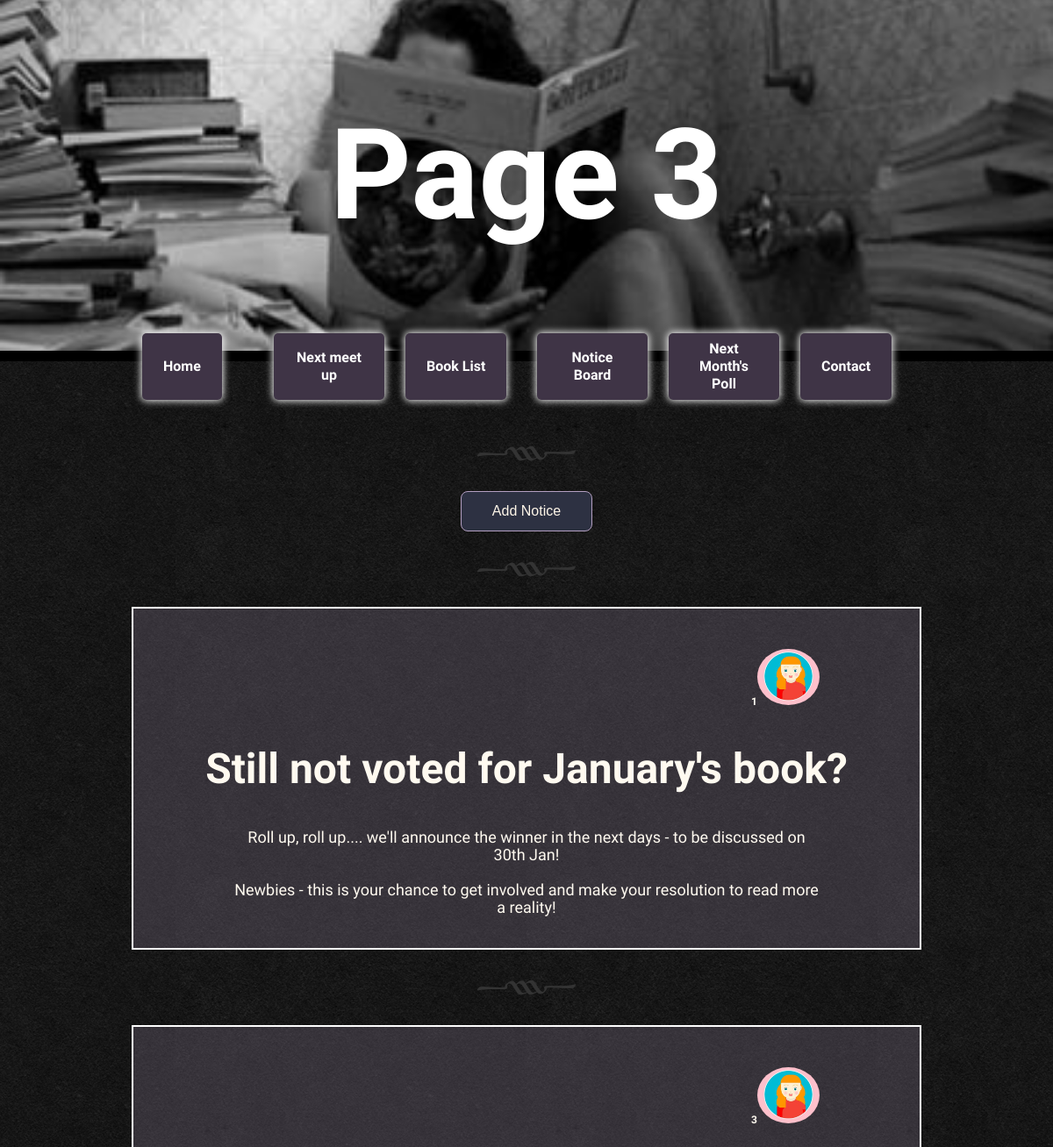
Before: /pages/noticeboard.php (upper part) with the older database file.
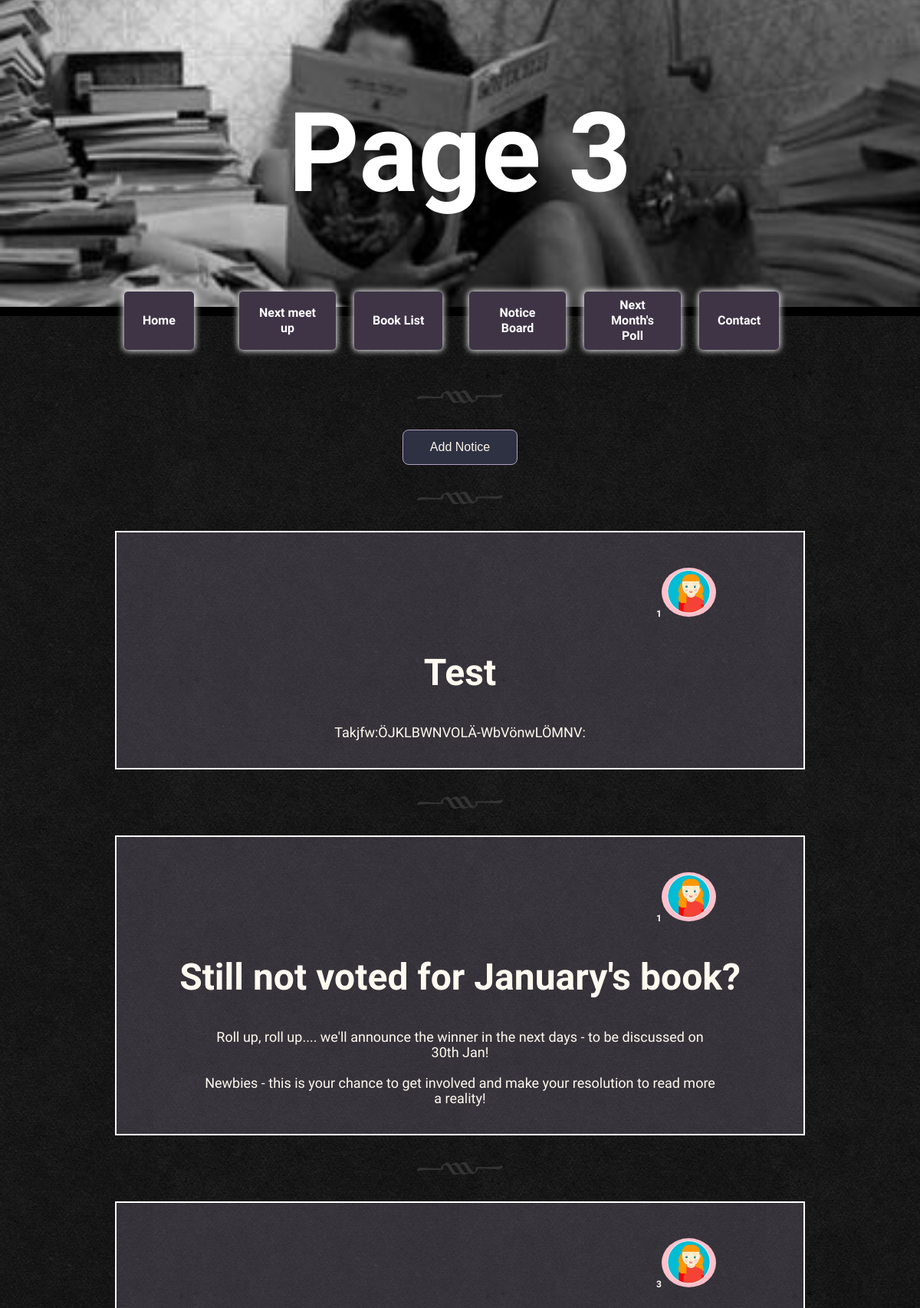
After: the same page with the newer database file.
### tables this page shows
CREATE TABLE `notices` (
  `id` int(11) NOT NULL,
  `publisher` int(11) NOT NULL,
  `headline` varchar(255) NOT NULL,
  `content` varchar(1000) NOT NULL
);

### scripts/php/arrays.php (called while the page is built, shortened)
<?php
	$navItems = array(
					array(
						"slug"	=> "./home.php",
						"title"	=> "Home"
					),
					array(
						"slug"	=> "./meetup.php",
						"title"	=> "Next meet up"
					),
					array(
						"slug"	=> "./booklist.php",
						"title"	=> "Book List"
					),
                    array(
						"slug"	=> "./noticeboard.php",
						"title"	=> "Notice Board"
					),
                    array(
						"slug"	=> "./poll.php",
						"title"	=> "Next Month's Poll"
					),
                    array(
						"slug"	=> "./contact.php",
						"title"	=> "Contact"
					)
				);
?>

### includes/notice.php (the view)
<?php
    $notice = $noticeslist[$noticeIndex];
?>
<div class="notice">
    <h6 class="noticePublisher"><?php echo $notice['publisher']; ?><img src="../assets/imgs/avatar.JPG" class="avatar small"></h6>
    <h3 class="noticeHeader"><?php echo $notice['headline']; ?></h3>
    <p class="noticeContent">
    <?php echo $notice['content']; ?>
    </p>
</div>
<hr>

### includes/header.php (shortened to what this page needs)
<?php
    include('/page3Book_club_app/scripts/php/arrays.php');
?>
<!DOCTYPE html>
<html>
<head>
    <link href="../styleSheets/appStyles.css" rel="stylesheet">
</head>
<body id="final-example">
    <div class="wrapper">
        <div id="banner">
            <div>
                <a href="./pages/home.php" title="Return to Home">
                    <h1>Page 3</h1>
                </a>
            </div>
        </div>
        <div id="nav">
            <?php include('../includes/nav.php'); ?>
        </div>
        <div class="content">

### includes/nav.php (shortened to what this page needs)
<nav id="main-nav">
    <ul id="main-menu">
       <?php
            foreach($navItems as $item) {
                echo "<li><a href=\"$item[slug]\">$item[title]</a></li>";
            }
        ?>
    </ul>
</nav>

### pages/noticeboard.php (shortened to what this page needs)
<?php
    include("../includes/header.php");
    include('../scripts/php/dbconnection.php');
    $noticeslist = array();
    $query = "SELECT * FROM notices";
    $run = mysqli_query($mysqli, $query);
    while($result = mysqli_fetch_assoc($run)){
        array_push($noticeslist, $result);
    }
?>
    <div id="noticeboard">
        <hr>
        <a href="./addNotice.php"><button class="btn outline">Add Notice</button></a>
        <hr>
            <?php
                for ($i = count($noticeslist)-1; $i >= 0 ; $i--){
                    $noticeIndex = $i;
                    include("../includes/notice.php");
                }
            ?>
    </div>
<?php
    include("../includes/footer.php");
?>

### includes/footer.php (shortened to what this page needs)
        </div>
    </div>
</body>
</html>

### styleSheets/appStyles.css (style rules this page uses)
body { background: #fdf5e8 url('../assets/imgs/black_paper.png'); margin: 0; font-size: 16px; line-height: 20px; color: floralwhite; overflow-x: hidden; font-family: 'Autour One', cursive; }
.content { width: 100%; margin: auto; padding: 1em; }
ul { list-style: none; }
input, textarea, select, button { width : 150px; margin: 0; -webkit-box-sizing: border-box; -moz-box-sizing: border-box; box-sizing: border-box; }
img.avatar.small { height: 4rem; border-radius: 100%; }
h1 { font-family: 'Codystar', cursive; padding: 0 2em; color: white; font-size: 4em; margin: auto; padding: 0.25em; }
h3 { font-family: 'Codystar', cursive; font-size: 2rem; line-height: 2.4rem; }
h4, h2, h3 { text-align: center; }
p { text-align: center; padding: 0 6rem; }
hr { border: none; height: 1.4rem; width: 100%; background: url(../assets/imgs/hr.png) center center no-repeat; margin: 2rem auto; }
.outline { border: #b39fc1 0.05rem solid; color: #fdf5e8; border-radius: 0.5em; padding: 0.8em; }
.btn { background-color: #2d3142; font-size: 16px; cursor: pointer; }
#banner { height: 10rem; background: url(../assets/imgs/readingWomanInBathWithBooks.jpg); background-repeat: no-repeat; background-size: cover; background-position: 50% 50%; display: flex; flex-direction: column; justify-content: center; align-content: center; width: 100vw; font-family:'Codystar', cursive; border-bottom: 0.5em black solid; }
#banner a { display: flex; text-align: center; font-family:'Codystar', cursive; text-decoration: none; }
#main-nav { position: fixed; top: 0; left: -100%; width: 100%; min-height: 100vh; transition: left 0.66667s ease; -webkit-transition: left 0.66667s ease; -moz-transition: left 0.66667s ease; -o-transition: left 0.66667s ease; }
#main-menu { position: absolute; top: 50px; left: 0; width: 100%; height: 100%; margin: 0; padding: 1em 0; list-style: none; transition: left 0.66667s ease; -webkit-transition: left 0.66667s ease; -moz-transition: left 0.66667s ease; -o-transition: left 0.66667s ease; }
nav { background-repeat: no-repeat; background-size: cover; width: 100%; z-index: 1; color: white; display: flex; justify-content: space-around; font-size: x-large; border-top: solid 0.25em black; }
nav ul { display: inline-flex; list-style: none; padding: 0; margin: 0; justify-content: space-evenly; width: 100%; }
nav ul li { width: fit-content; display: flex; text-align: center; margin: 0 0.5em; }
nav ul li a { font-family: 'Codystar', cursive; font-size: medium; position: relative; display: flex; justify-content: center; align-items: center; background: #3f3446; padding: 0.5em 1.5em; overflow: hidden; color: white; text-decoration: none; margin: -2em 0px 0px 0px; -moz-border-radius: 5px 5px 0px 0px; border-radius: 5px; box-shadow: 0 0 8px 1px white; font-weight: 800; }
#noticeboard { text-align: center; }
.notice { padding: 1em; border: solid white 0.15rem; background: #7066775e; position: relative; }
.noticePublisher { text-align: right; padding: 0 6rem; }
@media screen and (min-width:750px) { #banner { height: 17rem; } }
@media screen and (min-width:750px) { h1 { font-size: 6em; } }
@media screen and (min-width:1050px) { body { font-size: 18px; } }
@media screen and (min-width:1050px) { .content { width: 75%; } }
@media screen and (min-width:1050px) { h1 { font-size: 6em; } }
@media screen and (min-width:1050px) { h3 { font-size: -webkit-xxx-large; } }
@media screen and (min-width:1050px) { h1 { font-size: 8em; } }
@media screen and (min-width:1050px) { #banner { border-bottom: 0.4rem solid black; height: 25rem; } }
@media screen and (min-width:1050px) { #main-nav { position: relative; left: 0; min-height: 0; } }
@media screen and (min-width:1050px) { #main-menu { position: relative; top: 0; padding: 0; width: 75%; margin: 0 auto; } }
@media screen and (min-width:1050px) { #main-menu li { float:left; width: 20%; position: relative; } }

Changed rows visible on the page:
added notices: publisher "1", headline "Test", content "Takjfw:ÖJKLBWNVOLÄ-WbVönwLÖMNV:"
